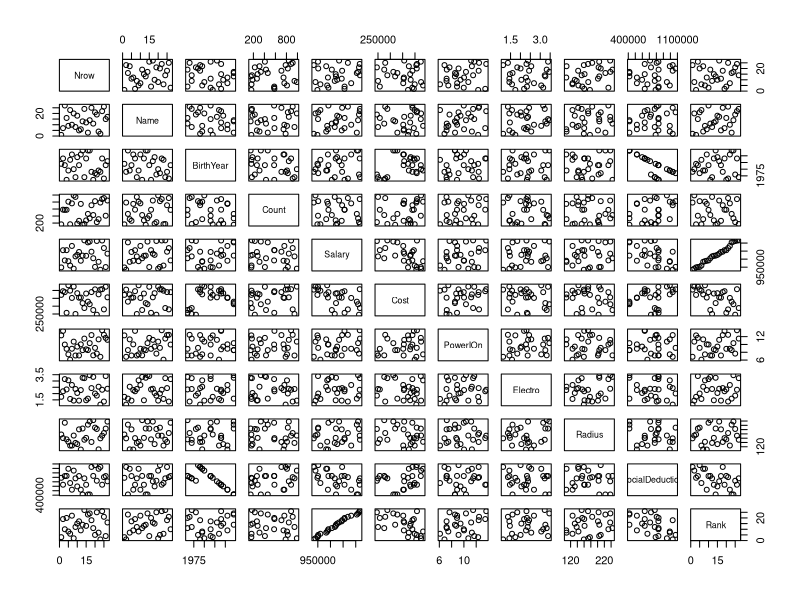

Here is the R script that generated this plot:
Name <- c(
    "Aluminum",
    "Copper",
    "Zinc",
    "Nickel",
    "Iron",
    "Tin",
    "Lead",
    "Silver",
    "Gold",
    "Platinum",
    "Chromium",
    "Cobalt",
    "Manganese",
    "Titanium",
    "Magnesium",
    "Cadmium",
    "Mercury",
    "Tungsten",
    "Lithium",
    "Sodium",
    "Potassium",
    "Calcium",
    "Barium",
    "Strontium",
    "Vanadium",
    "Molybdenum",
    "Palladium"
)
set.seed(123) # reproducibility

N <- length(Name)

# Generate BirthYear first
BirthYear <- sample(1970:1994, N, replace = TRUE)

Cost <- ifelse(
    BirthYear < 1977,
    runif(
        N,
        min = 0.9 * (log(2009 - BirthYear) + 1) * 59000,
        max = 1.1 * (log(2009 - BirthYear) + 1) * 59000
    ),
    runif(
        N,
        min = 0.9 * (log2(2009 - BirthYear) + 1) * 69000,
        max = 1.1 * (log2(2009 - BirthYear) + 1) * 69000
    )
)

Salary <- runif(
    N,
    min = 0.9 * (log2(2007 + BirthYear) + 1) * 79000,
    max = 1.1 * (log2(2007 + BirthYear) + 1) * 79000
)

df <- data.frame(
    Nrow = 1:N,
    Name = Name,
    BirthYear = BirthYear,
    Count = sample(100:1000, N, replace = TRUE),
    Salary = round(Salary),
    Cost = round(Cost),
    PowerIOn = runif(N, 5, 15),
    Electro = runif(N, 0.7, 3.5),
    Radius = runif(N, 100, 250)
)

social_deduction <- numeric(N)

for (i in 1:N) {
    years <- df$BirthYear[i]:2009 + 1
    if (df$BirthYear[i] < 1977) {
        yearly_cost <- (log(years - df$BirthYear[i]) + 1) * 59000
    } else {
        yearly_cost <- (log2(years - df$BirthYear[i]) + 1) * 69000
    }
    social_deduction[i] <- sum(yearly_cost) * 0.1
}

df$SocialDeduction <- round(social_deduction)

df$Rank <- rank(df$Salary)

df_ranked <- df[order(df$Rank), ]

options(width = 200)
print(df_ranked)
# print(df_ranked[, setdiff(names(df), "Rank")])
plot(df)
